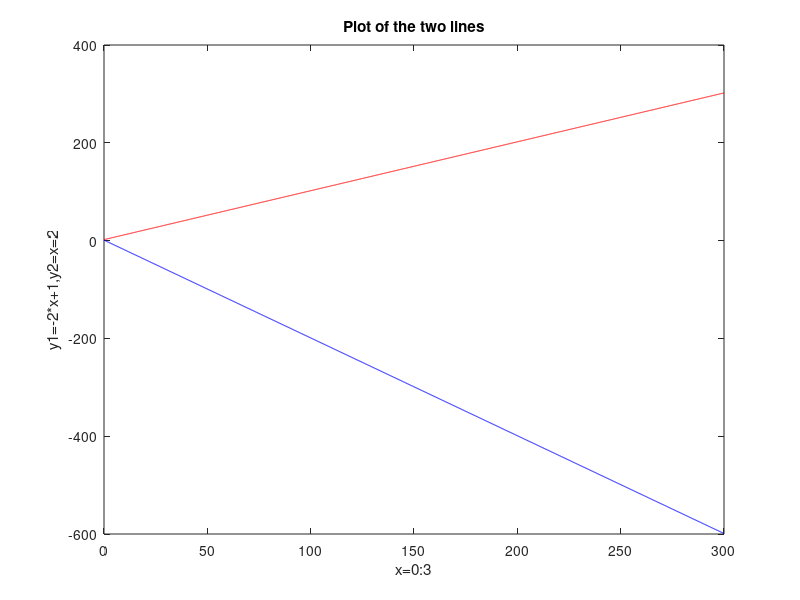

The MATLAB script that drew this image:
clc 
clear all

%% EXCERCISE 1
% Evaluate 10pi+7^3=2^-2

10*pi + 7^3 + 2^(-2)

%% EXCERCISE 2
% Determine product of AB

a = [3.2 8 -1 0; 3 7.2 4.5 -2.3; -6.2 3.5 2 -3; -1.4 -2.2 0 4.5];
b = [2.2 7; 5 1; 6 3.8; -2 0.5];

c = a * b

%% EXCERCISE 3
% Solve Ax=b where d is the same as in step 2

d = [3.2 8 -1 0; 3 7.2 4.5 -2.3; -6.2 3.5 2 -3; -1.4 -2.2 0 4.5];
e = [1;0;-2;3];

x_1 = e .* inv(d)
x_2 = inv(d) * e

%% EXCERCISE 4

for k=1:3001
    x(k) = (k-1) * .1;
    y1(k) = -2 * x(k) + 1;
    y2(k) = x(k) + 2;
end

plot (x,y1, 'b')
hold on
plot(x,y2,'r')
xlabel('x=0:3')
ylabel('y1=-2*x+1,y2=x=2')
title('Plot of the two lines')








